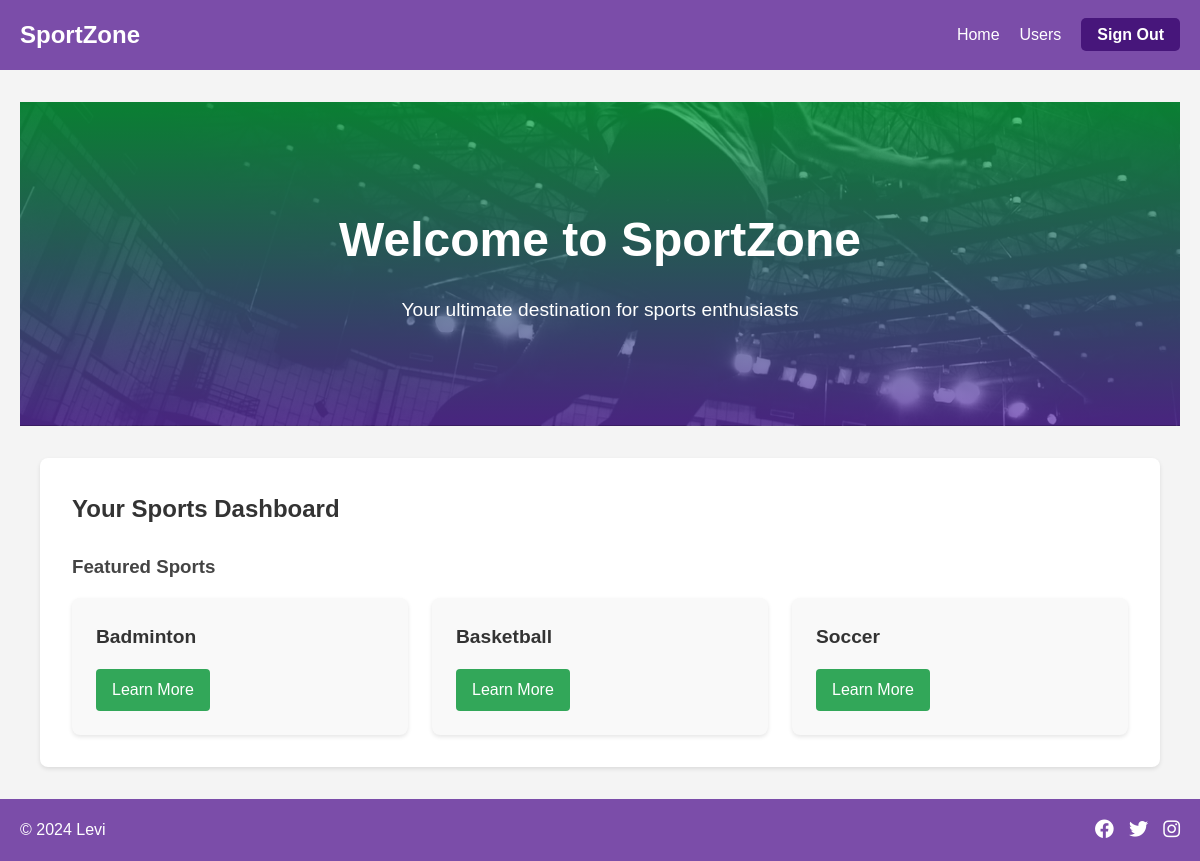
The page / (signed in) on the database as committed earlier.
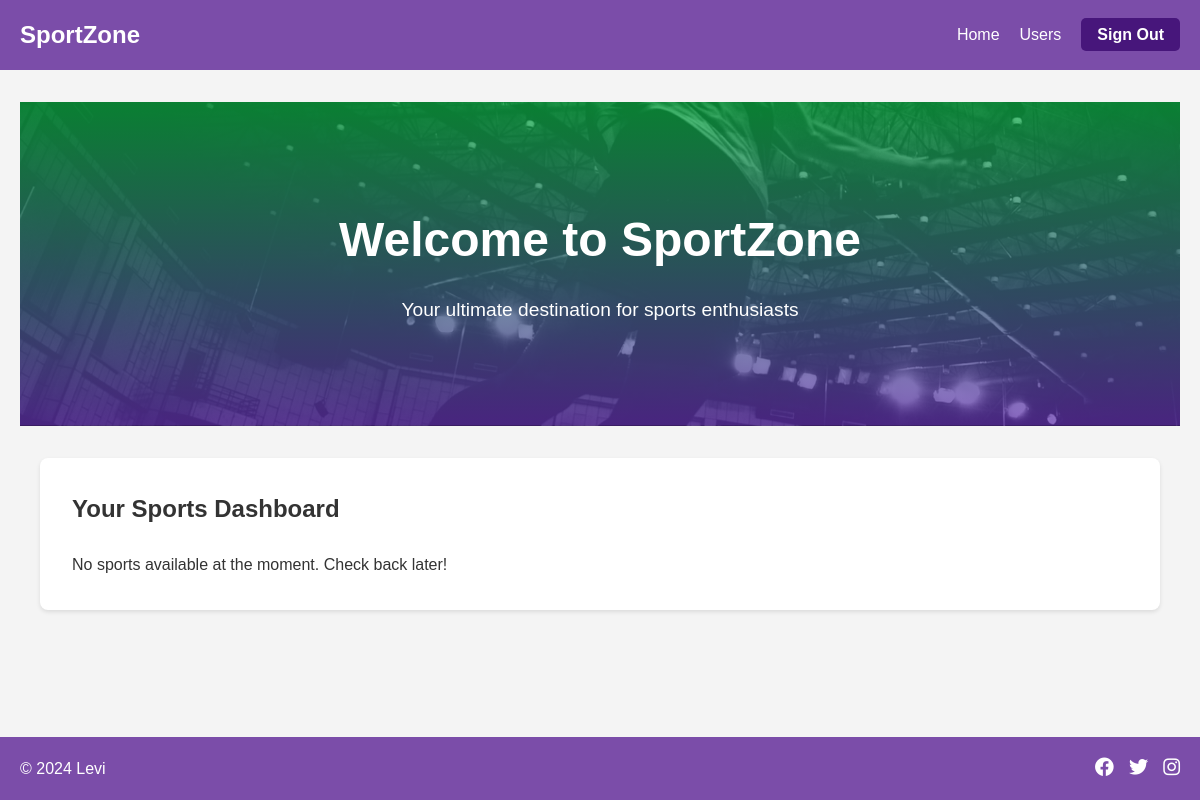
The same page on the database as committed later.
### sport/models.py (models this page shows, shortened)
class Sport(models.Model):
    name = models.CharField(max_length=32)
    description = models.TextField(blank=True)

### sport/views.py (the view)
# urls.py: path('', views.index, name='index'),
def index(request):
    user_list = CustomUser.objects.all()
    sport_list = Sport.objects.all()
    context = {
        'user_list': user_list,
        'sport_list': sport_list,
    }
    return render(request, 'sport/index.html', context)

### sport/templates/sport/index.html (shortened to what this page needs)
{% extends "sport/base.html" %}
{% load static %}
{% block content %}
<div class="hero">
    <h1>Welcome to SportZone</h1>
    <p>Your ultimate destination for sports enthusiasts</p>
</div>
<div class="container">
    {% if user.is_authenticated %}
    <section class="user-dashboard">
        <h2>Your Sports Dashboard</h2>
        {% if sport_list %}
        <section class="featured-sports">
            <h3>Featured Sports</h3>
            <div class="sport-cards">
                {% for sport in sport_list %}
                <div class="sport-card">
                    <div class="sport-card-content">
                        <h4 class="sport-card-title">{{ sport.name }}</h4>
                        <a href="{% url 'sport:sport_detail' sport_id=sport.id %}" class="sport-card-button">Learn More</a>
                    </div>
                </div>
                {% endfor %}
            </div>
        </section>
        {% else %}
        <p>No sports available at the moment. Check back later!</p>
        {% endif %}
    </section>
    {% endif %}
</div>
{% endblock content %}

Rows that differ between the two databases and show on the page:
removed Sport: name "Badminton"
removed Sport: name "Basketball"
removed Sport: name "Soccer"
Other text that changed with them:
text no longer shown: "Featured Sports"
text now shown: "No sports available at the moment. Check back later!"
